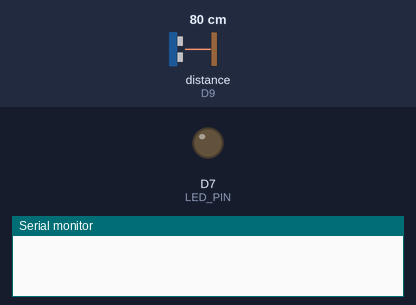
A program run on a simulated STM32 Nucleo. Shown: output pins drawn as LEDs (lit = HIGH), the last lines printed to the serial monitor. Wiring (inferred from the names in the program): ultrasonic range finder: trigger D8; echo D9. Inputs (shaded band) come from the test bench; at power-on: distance to the obstacle (sensor on D9) 80 cm. The echo pulse lasts 58.3 µs per cm; pins used as bus, display or sensor lines are not drawn.

Above: at 1.2 s.
1.3 s: distance to the obstacle (sensor on D9) set to 12 cm
2.8 s: distance to the obstacle (sensor on D9) set to 9 cm
At 3.9 s:
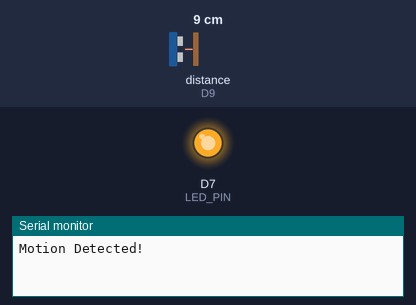
Timing chart, 0 to 9.4 s (numbered marks = the images above; inputs shaded):
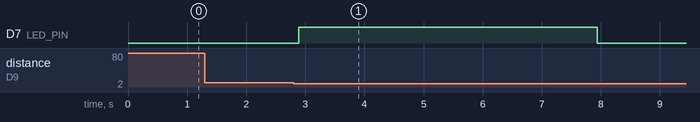

The program:

main.cpp
```cpp
#include <Arduino.h>

#define TRIG_PIN D8
#define ECHO_PIN D9
#define LED_PIN D7               // Pin connected to the LED
#define ESP_PIN D2               // Pin connected to the ESP32
#define DISTANCE_THRESHOLD 10    // in cm
#define MOTION_THRESHOLD 1     // Minimum distance change to detect motion (in cm)
#define MOTION_DELAY 100         // Delay between readings to prevent rapid false detection

unsigned long lastMotionTime = 0;

long previousDistance = 0;      // To store the previous distance reading

void setup() {
    Serial.begin(115200);
    pinMode(TRIG_PIN, OUTPUT);
    pinMode(ECHO_PIN, INPUT);
    pinMode(LED_PIN, OUTPUT);   // Set the LED pin as output
}

long getDistanceCM() {
    // Clear trigger
    digitalWrite(TRIG_PIN, LOW);
    delayMicroseconds(2);

    // Trigger pulse
    digitalWrite(TRIG_PIN, HIGH);
    delayMicroseconds(10);
    digitalWrite(TRIG_PIN, LOW);

    // Read echo duration
    long duration = pulseIn(ECHO_PIN, HIGH, 30000); // 30ms timeout

    // Calculate distance in cm
    long distance = duration * 0.0343 / 2;
    return distance;
}

void loop() {
    long currentDistance = getDistanceCM();

    // Check if the current distance is within the threshold of 10 cm
// Your existing code (unchanged)
if (currentDistance > 0 && currentDistance <= DISTANCE_THRESHOLD) {
  // Calculate the change in distance from the previous reading
  long distanceChange = abs(currentDistance - previousDistance);

  if (distanceChange >= MOTION_THRESHOLD) {
      // If the distance changes even slightly (greater than the threshold), consider it as motion
      Serial.println("Motion Detected!");
      digitalWrite(LED_PIN, HIGH);  // Turn ON LED when motion is detected
      digitalWrite(ESP_PIN, HIGH);  // Turn ON LED when motion is detected
      lastMotionTime = millis();    // 🔥 Track when motion was last seen
  } else {
      // If the distance doesn't change significantly, no motion detected
      if (millis() - lastMotionTime >= 5000) {  // ⏱ Only print if no motion for 10 sec
          Serial.println("No motion detected");
          digitalWrite(LED_PIN, LOW);   // Turn OFF LED when no motion
          digitalWrite(ESP_PIN, LOW);   // Turn OFF LED when no motion
      }
  }

  // Store the current distance for next comparison
  previousDistance = currentDistance;

} else {
  // If the distance is greater than the threshold, reset the previous distance
  if (millis() - lastMotionTime >= 10000) {  // ⏱ Only print if no motion for 10 sec
      Serial.println("No motion detected");
      digitalWrite(LED_PIN, LOW);   // Turn OFF LED if no object is detected within the threshold
      digitalWrite(ESP_PIN, LOW);   // Turn OFF LED if no object is detected within the threshold
  }
}

    delay(MOTION_DELAY);  // Delay to avoid rapid false detection
}
```

Measured:
- the behaviour switches between 11 and 10 cm on distance to the obstacle (sensor on D9) (found by bisection; images 0 and 1)
- after the input at 1.3 s, every drawn part: stays the same
- after the input at 2.8 s, D7 (LED_PIN): LOW → HIGH after 0.09 s, → LOW 5.1 s later
